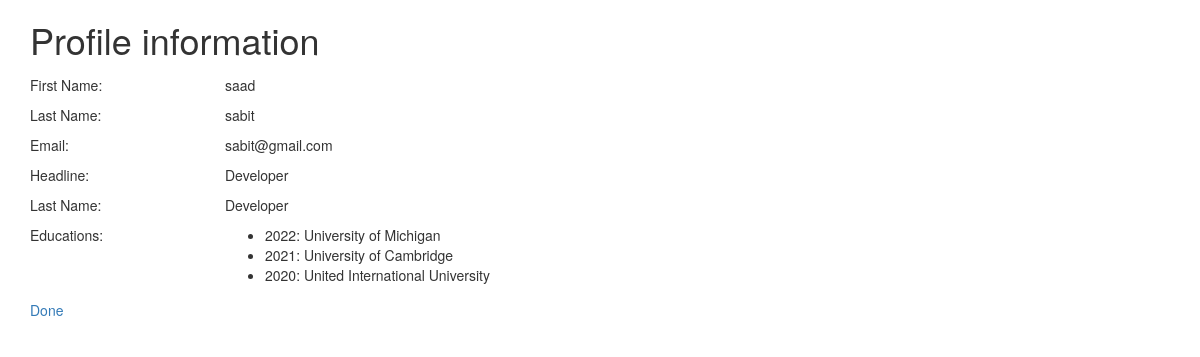
The page /JavaScript-jQuery-and-JSON/Week-4/view.php?profile_id=11 (signed in) on the database its author committed.
### tables this page shows
CREATE TABLE `profile` (
  `profile_id` int(11) NOT NULL,
  `user_id` int(11) NOT NULL,
  `first_name` text DEFAULT NULL,
  `last_name` text DEFAULT NULL,
  `email` text DEFAULT NULL,
  `headline` text DEFAULT NULL,
  `summary` text DEFAULT NULL
);

CREATE TABLE `education` (
  `profile_id` int(11) NOT NULL,
  `institution_id` int(11) NOT NULL,
  `rank` int(11) DEFAULT NULL,
  `year` int(11) DEFAULT NULL
);

CREATE TABLE `institution` (
  `institution_id` int(11) NOT NULL,
  `name` varchar(255) DEFAULT NULL
);

### JavaScript-jQuery-and-JSON/Week-4/view.php (the view, shortened to what this page needs)
<?php
include 'helpers/pdo_helper.php';
try
{
    $pdo = pdoHelper();
}
catch(PDOException $e)
{
    echo "Connection failed: " . $e->getMessage();
    die();
}
if (isset($_REQUEST['profile_id']))
{
    $profile_id = htmlentities($_REQUEST['profile_id']);
    $stmt = $pdo->prepare("
        SELECT * FROM profile
        WHERE profile_id = :profile_id
    ");
    $stmt->execute([
        ':profile_id' => $profile_id,
    ]);
    $profile = $stmt->fetch(PDO::FETCH_OBJ);
    $education = [];
    $stmt = $pdo->prepare("
        SELECT * FROM education
        LEFT JOIN institution ON education.institution_id=institution.institution_id
        WHERE profile_id = :profile_id
    ");
    $stmt->execute([
        ':profile_id' => $profile_id,
    ]);
    while ( $row = $stmt->fetch(PDO::FETCH_OBJ) )
    {
        $education[] = $row;
    }
    $educationLen = count($education);
}
?>
<!DOCTYPE html>
<html>
    <head>
        <?php include 'helpers/head_helper.php'; ?>
    </head>
    <body>
        <div class="container">
            <h1>Profile information</h1>
            <div class="row">
                <div class="col-sm-2">First Name:</div>
                <div class="col-sm-4">
                    <?php echo $profile->first_name; ?>
                </div>
            </div>
            <div class="row">
                <div class="col-sm-2">Last Name:</div>
                <div class="col-sm-4">
                    <?php echo $profile->last_name; ?>
                </div>
            </div>
            <div class="row">
                <div class="col-sm-2">Email:</div>
                <div class="col-sm-4">
                    <?php echo $profile->email; ?>
                </div>
            </div>
            <div class="row">
                <div class="col-sm-2">Headline:</div>
                <div class="col-sm-4">
                    <?php echo $profile->headline; ?>
                </div>
            </div>
            <div class="row">
                <div class="col-sm-2">Last Name:</div>
                <div class="col-sm-8">
                    <?php echo $profile->summary; ?>
                </div>
            </div>
            <?php if($educationLen > 0) : ?>
                <div class="row">
                    <div class="col-sm-2">Educations:</div>
                    <div class="col-sm-8">
                        <ul>
                            <?php for($i=1; $i<=$educationLen; $i++) : ?>
                                <li><?php echo $education[$i-1]->year; ?>: <?php echo $education[$i-1]->name; ?></li>
                            <?php endfor; ?>
                        </ul>
                    </div>
                </div>
            <?php endif; ?>
            <p><a href="index.php">Done</a></p>
        </div>
    </body>
</html>

### JavaScript-jQuery-and-JSON/Week-4/view.php (style rules this page uses)
.row { padding: 5px 0; }

### rows shown on the page
profile: first_name "saad", last_name "sabit", email "sabit@gmail.com", headline "Developer", summary "Developer"
education: year "2022", institution.name "University of Michigan"
education: year "2021", institution.name "University of Cambridge"
education: year "2020", institution.name "United International University"
